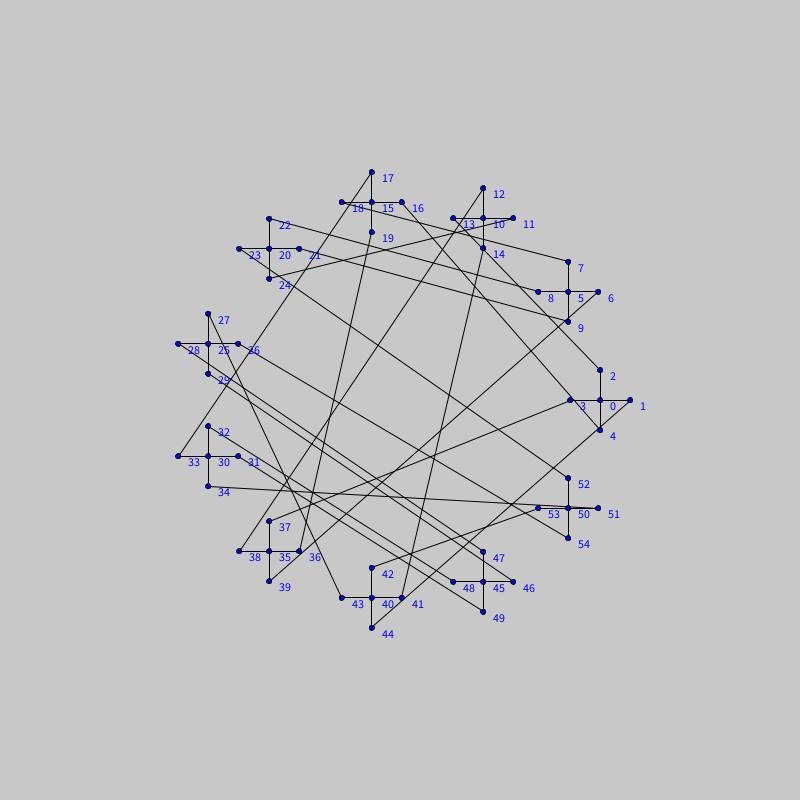
Frame 1 (no input)
Frame 60 (the mouse pressed at the canvas centre just before this capture): identical to frame 1, image omitted
Frame 120 (the mouse held since frame 60 and released just before this capture): identical to frame 1, image omitted

The Processing sketch that drew this single still picture (run headless with seeded random() and noise(); from frame 60 on, the mouse is pressed at the canvas centre):

// Processing sketch: sketch_dowker_sphere
// ── sketch_dowker_sphere.pde
//int dowker[]={6, 10, 12, 2, 4, 8}; //<>//
//int dowker[]={4,8,14,16,2,18,20,22,10,12,6};
//int dowker[]={4, 10, 12, 14, 22, 2, 18, 20, 8, 6, 16};
int dowker[]={6, 8, 16, 14, 4, 18, 20, 2, 22, 12, 10};
//int dowker[] = {6, 10, 16, 18, 14, 2, 20, 4, 22, 12, 8};
//int dowker[] = {6, 12, 16, 18, 14, 4, 20, 22, 2, 8, 10};
ArrayList<Node> nodes;
ArrayList<Edge>edges;

PVector sphereVec[];

void setup() {
  size(800, 800);
  nodes = new ArrayList<Node>();
  edges = new ArrayList<Edge>();
  int len = dowker.length;
  for (int i=0; i<len; i++) {
    nodes.add(new Node(400+200*cos(PI*2*i/len), 400-200*sin(PI*2*i/len), 2*i+1, dowker[i], i, 0));// center
    nodes.add(new Node(400+200*cos(PI*2*i/len)+30, 400-200*sin(PI*2*i/len), 2*i+1, dowker[i], i, 1));// right
    nodes.add(new Node(400+200*cos(PI*2*i/len), 400-200*sin(PI*2*i/len)-30, 2*i+1, dowker[i], i, 2));// top
    nodes.add(new Node(400+200*cos(PI*2*i/len)-30, 400-200*sin(PI*2*i/len), 2*i+1, dowker[i], i, 3));// left
    nodes.add(new Node(400+200*cos(PI*2*i/len), 400-200*sin(PI*2*i/len)+30, 2*i+1, dowker[i], i, 4));// bottom
    edges.add(new Edge(5*i, 5*i+1, true)); 
    edges.add(new Edge(5*i, 5*i+2, true)); 
    edges.add(new Edge(5*i, 5*i+3, true)); 
    edges.add(new Edge(5*i, 5*i+4, true)); 
    edges.add(new Edge(5*i+1, 5*i+2, false)); 
    edges.add(new Edge(5*i+2, 5*i+3, false)); 
    edges.add(new Edge(5*i+3, 5*i+4, false)); 
    edges.add(new Edge(5*i+4, 5*i+1, false));
  }
  // a,b は１始まり
  for (int i=0; i<len; i++) {
    for (int j=i+1; j<len; j++) {
      Node n1 = nodes.get(5*i);
      Node n2 = nodes.get(5*j);
      if (n2.b == n1.a-1 || n2.b == n1.a+2*len-1) {
        edges.add(new Edge(5*i+1, 5*j+4, true));
      } else if (n2.b == n1.a+1 ) {
        edges.add(new Edge(5*i+3, 5*j+2, true));
      }
      if (n1.b == n2.a-1 || n1.b == n2.a+2*len-1) {
        edges.add(new Edge(5*i+4, 5*j+1, true));
      } else if (n1.b == n2.a+1 ) {
        edges.add(new Edge(5*i+2, 5*j+3, true));
      }
    }
  }
  sphereVec = new PVector[nodes.size()];
  //outer= new int[10];
  //findTriangle();
}

void draw() {
  background(200);
  for (int e=0; e<edges.size(); e++) {
    Edge ee = edges.get(e);
    if (ee.visible) {
      Node ees = nodes.get(ee.s);
      Node eet = nodes.get(ee.t);
      line (ees.x, ees.y, eet.x, eet.y);
    }
  }
  for (int n=0; n<nodes.size(); n++) {
    Node nn = nodes.get(n);
    if (n == draggedNodeID) {
      fill(255, 0, 255);
    } else {
      fill(0, 0, 255);
    }
    stroke(0);
    ellipse(nn.x, nn.y, 5, 5);
    //text(""+nn.a+","+nn.b, nn.x+10, nn.y+10);
    text(""+n, nn.x+10, nn.y+10);
  }
}

class Node {
  int a, b;
  float x, y;
  int nodeID;//奇数
  int branchID;// 1: 奇数-1, 2:偶数-1, 3:奇数+1, 4:偶数+1
  Node(float _x, float _y, int _i, int _j, int _nID, int _bID) {
    x=_x;
    y=_y;
    a=_i;
    b=_j;
    nodeID = _nID;
    branchID = _bID;
  }
}

Node getNode( int _nID, int _bID) {
  return nodes.get(_nID*5 + _bID);
}

class Edge {
  int s, t;
  boolean visible;
  Edge(int _s, int _t, boolean _v) {
    s=_s;
    t=_t;
    visible = _v;
  }
}

int draggedNodeID = -1;
boolean isCenter = false;

void mousePressed() {
  for (int n=0; n<nodes.size(); n++) {
    Node nn = nodes.get(n);
    if (dist(nn.x, nn.y, mouseX, mouseY)<10) {
      if ( n%5==0) {
        isCenter = true;
      } else {
        isCenter = false;
      }
      draggedNodeID = n;
      return ;
    }
  }
}

void mouseDragged() {
  if (draggedNodeID ==-1) {
    return ;
  }
  Node draggedNode = nodes.get(draggedNodeID);
  float dx = mouseX - draggedNode.x;
  float dy = mouseY - draggedNode.y;
  if (isCenter) {
    draggedNode.x = mouseX;
    draggedNode.y = mouseY;
    for (int k = 1; k<=4; k++) {
      draggedNode = nodes.get(draggedNodeID+k);
      draggedNode.x += dx;
      draggedNode.y += dy;
    }
  } else {
    draggedNode.x = mouseX;
    draggedNode.y = mouseY;
  }
}

void mouseReleased() {
  draggedNodeID = -1;
}

void keyPressed() {
  modify1();
}

int outer[];
int outerCount=0;


void findTriangle() {
  int nSize = nodes.size();
  outer= new int[nSize];
  for (int a=0; a<nSize; a++) {
    outer[a] = -1;
  }
  int forSize = nSize/5;
  for (int a=0; a<forSize; a++) {
    for (int b=a+1; b<forSize; b++) {
      for (int c=b+1; c<forSize; c++) {
        int eAB_a = -1, eAB_b = -1;
        int eBC_b = -1, eBC_c = -1;
        int eCA_c = -1, eCA_a = -1;
        for (int e=0; e<edges.size(); e++) {
          Edge ee = edges.get(e);
          int s = int(ee.s / 5);
          int t = int(ee.t / 5);
          if (s == a && t == b ) {
            eAB_a = ee.s;
            eAB_b = ee.t;
          } else if (s == b && t == a ) {
            eAB_b = ee.s;
            eAB_a = ee.t;
          } else if (s == b && t == c ) {
            eBC_b = ee.s; 
            eBC_c = ee.t;
          } else if (s == c && t == b ) {
            eBC_c = ee.s; 
            eBC_b = ee.t;
          } else if (s == c && t == a ) {
            eCA_c = ee.s; 
            eCA_a = ee.t;
          } else if (s == a && t == c ) {
            eCA_a = ee.s; 
            eCA_c = ee.t;
          }
        }
        if (eAB_a!=-1 && eBC_b!=-1 && eCA_c!=-1) {
          println("三角形見つけた！");
          println(eAB_a, eAB_b, eBC_b, eBC_c, eCA_c, eCA_a);
          outer[0]=eCA_a;
          outer[1]=eAB_a;
          outer[2]=eAB_b;
          outer[3]=eBC_b;
          outer[4]=eBC_c;
          outer[5]=eCA_c;
          outerCount=6;
          return ; 
        }
      }
    }
  }
}

int add1(int a, int nSize) {
  return a%(2*nSize)+1;
}

int findNfromA(int a, int nSize) {
  for (int n=0; n<nSize; n++) {
    if (nodes.get(n).a == a || nodes.get(n).b == a) {
      return n;
    }
  }
  return 0;
}  

void makeSphereCoord(){
  
  
}


void modify1() {
  int len = nodes.size();
  //三角形を探す
  //findOuter(); 探し済み 
  for (int a=0; a<outerCount; a++) {
    nodes.get(outer[a]).x = 400 + 300*cos(PI*2*a/outerCount);
    nodes.get(outer[a]).y = 400 - 300*sin(PI*2*a/outerCount);
  }
  float dx[] = new float [len];
  float dy[] = new float [len];
  for (int repeat=0; repeat<1000; repeat++) {
    for (int n=0; n<len; n++) {
      dx[n] = dy[n] = 0f;
    }
    for (int n=0; n<len; n++) {
      Node nn = nodes.get(n);
      float zx=0;
      float zy=0;
      int count=0;
      for (int e=0; e<edges.size(); e++) {
        Edge ee = edges.get(e);
        if (ee.s == n) {
          zx += nodes.get(ee.t).x;
          zy += nodes.get(ee.t).y;
          count++;
        } else if (ee.t == n) {
          zx += nodes.get(ee.s).x;
          zy += nodes.get(ee.s).y;
          count++;
        }
      }
      zx /= count;
      zy /= count;
      float ax = zx - nn.x;
      float ay = zy - nn.y;
      ax *= 0.1;
      ay *= 0.1;
      dx[n] = ax;
      dy[n] = ay;
    }
    for (int n=0; n<len; n++) {
      boolean OK=true;
      for (int a=0; a<outerCount; a++) {
        if (n==outer[a]) {
          OK=false;
          break;
        }
      }
      if (OK) {
        Node nn = nodes.get(n);
        nn.x += dx[n];
        nn.y += dy[n];
      }
    }
  }
}
